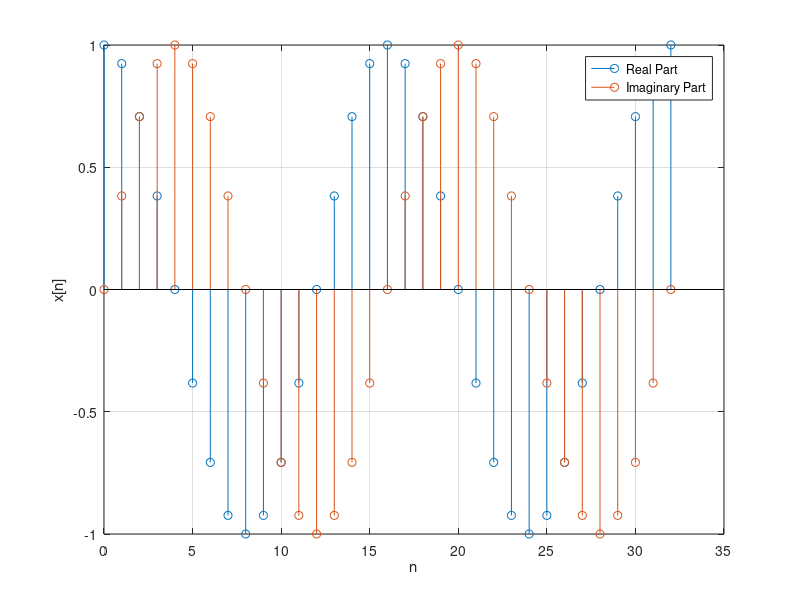
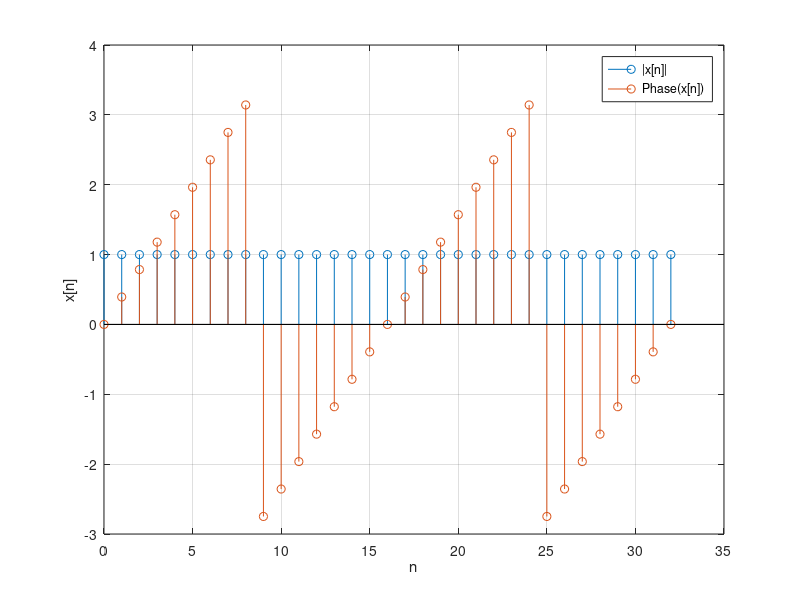

Recreate these plots in MATLAB, in order.
% In this exercise, we are going to graph a discrete complex signal.
% This can be done in different ways. We propose 2 of them:
% 1. plotting the real part and the imaginary part.
% 2. plotting the magnitude and the phase.

clear;
close all;
clc;

% Define the complex discrete signal in the interval [0,32]:
n = 0:1:32;
x_n = exp(1i * (pi / 8) * n);

% Plot real and imaginary parts
figure;

stem(n, real(x_n));
hold on;
stem(n, imag(x_n));
hold off;
xlabel('n');
ylabel('x[n]');
grid on;
legend('Real Part', 'Imaginary Part');

% Plot magnitude and phase
figure;

stem(n, abs(x_n));
hold on;
stem(n, angle(x_n));
hold off;
xlabel('n');
ylabel('x[n]');
grid on;
legend('|x[n]|', 'Phase(x[n])');
